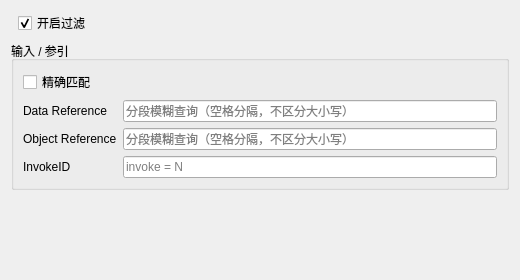
<?xml version="1.0" encoding="UTF-8"?>
<ui version="4.0">
 <class>MmsGeneralFilterWidget</class>
 <widget class="QWidget" name="MmsGeneralFilterWidget">
  <property name="geometry">
   <rect>
    <x>0</x>
    <y>0</y>
    <width>520</width>
    <height>280</height>
   </rect>
  </property>
  <layout class="QVBoxLayout" name="verticalLayout">
   <item>
    <layout class="QHBoxLayout" name="realtimeLayout">
     <item>
      <spacer name="realtimeSpacer">
       <property name="orientation">
        <enum>Qt::Orientation::Horizontal</enum>
       </property>
      </spacer>
     </item>
     <item>
      <widget class="QCheckBox" name="realtimeFilterCheck">
       <property name="text">
        <string>开启过滤</string>
       </property>
       <property name="checked">
        <bool>true</bool>
       </property>
      </widget>
     </item>
    </layout>
   </item>
   <item>
    <widget class="QGroupBox" name="refGroup">
     <property name="title">
      <string>输入 / 参引</string>
     </property>
     <layout class="QFormLayout" name="refLayout">
      <item row="0" column="0" colspan="2">
       <layout class="QHBoxLayout" name="refCheckboxLayout">
        <item>
         <widget class="QCheckBox" name="exactRefMatchCheck">
          <property name="text">
           <string>精确匹配</string>
          </property>
         </widget>
        </item>
        <item>
         <spacer name="refCheckboxSpacer">
          <property name="orientation">
           <enum>Qt::Orientation::Horizontal</enum>
          </property>
         </spacer>
        </item>
       </layout>
      </item>
      <item row="1" column="0">
       <widget class="QLabel" name="dataRefLabel">
        <property name="text">
         <string>Data Reference</string>
        </property>
       </widget>
      </item>
      <item row="1" column="1">
       <widget class="QLineEdit" name="dataRefEdit">
        <property name="placeholderText">
         <string>分段模糊查询（空格分隔，不区分大小写）</string>
        </property>
        <property name="clearButtonEnabled">
         <bool>true</bool>
        </property>
       </widget>
      </item>
      <item row="2" column="0">
       <widget class="QLabel" name="objRefLabel">
        <property name="text">
         <string>Object Reference</string>
        </property>
       </widget>
      </item>
      <item row="2" column="1">
       <widget class="QLineEdit" name="objRefEdit">
        <property name="placeholderText">
         <string>分段模糊查询（空格分隔，不区分大小写）</string>
        </property>
        <property name="clearButtonEnabled">
         <bool>true</bool>
        </property>
       </widget>
      </item>
      <item row="3" column="0">
       <widget class="QLabel" name="invokeIdLabel">
        <property name="text">
         <string>InvokeID</string>
        </property>
       </widget>
      </item>
      <item row="3" column="1">
       <widget class="QLineEdit" name="invokeIdEdit">
        <property name="placeholderText">
         <string>invoke = N</string>
        </property>
        <property name="clearButtonEnabled">
         <bool>true</bool>
        </property>
       </widget>
      </item>
     </layout>
    </widget>
   </item>
   <item>
    <widget class="QLabel" name="previewLabel">
     <property name="wordWrap">
      <bool>true</bool>
     </property>
     <property name="text">
      <string/>
     </property>
    </widget>
   </item>
  </layout>
 </widget>
 <resources/>
</ui>
